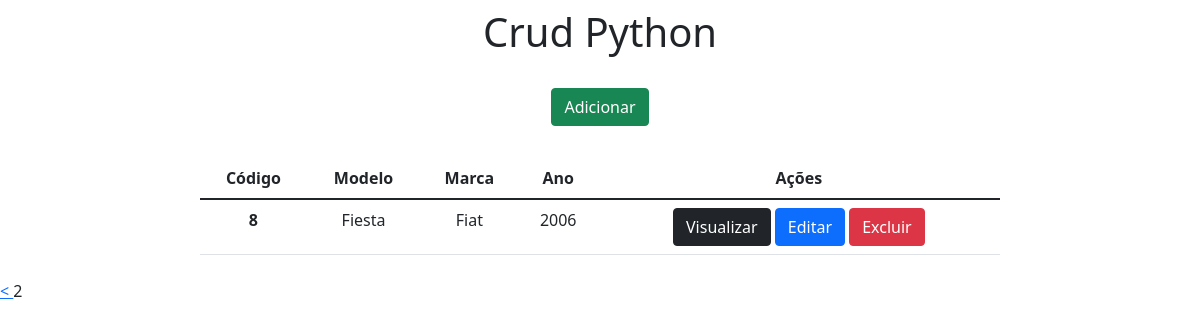
Page /?page=2 on the earlier database version.
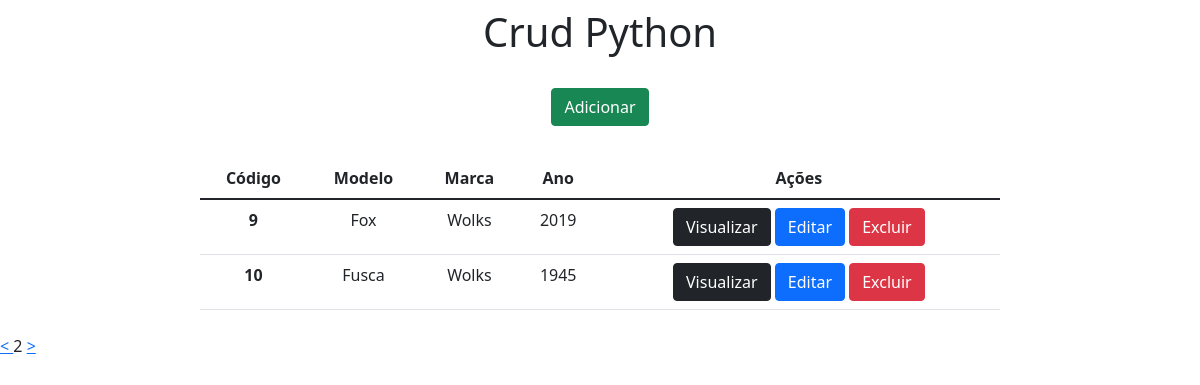
Same page on the later database version.
### app/models.py (models this page shows)
class Carros(models.Model):
    modelo = models.CharField(max_length=150)
    marca = models.CharField(max_length=100)
    ano = models.IntegerField()

### app/views.py (the view)
# urls.py: 2. Add a URL to urlpatterns:  path('', views.home, name='home')
def home(request):
    data = {}
    all = Carros.objects.all()
    paginator = Paginator(all, 2)
    pages = request.GET.get('page')
    data['db'] = paginator.get_page(pages)
    return render(request, 'index.html', data)

### app/templates/index.html (shortened to what this page needs)
<!DOCTYPE html>
<html lang="pt-br">
<head>
    <link href="https://cdn.jsdelivr.net/npm/bootstrap@5.1.1/dist/css/bootstrap.min.css" rel="stylesheet">
</head>
<body>
    <div class="col-8 m-auto pt-2 pb-2 text-center">
        <h1>Crud Python</h1>
    </div>
     <div class="col-8 m-auto pt-3 pb-2 text-center">
        <a href="/form" class="btn btn-success">Adicionar</a>
    </div>
     <div class="col-8 m-auto pt-4 pb-2 text-center">
        <table class="table">
            <thead class="thead-dark">
                <tr>
                  <th scope="col">Código</th>
                  <th scope="col">Modelo</th>
                  <th scope="col">Marca</th>
                  <th scope="col">Ano</th>
                  <th scope="col">Ações</th>
                </tr>
            </thead>
              <tbody>
              {%for dbs in db%}
               <tr>
                  <th> {{dbs.id}}</th>
                  <td>{{dbs.modelo}}</td>
                  <td>{{dbs.marca}}</td>
                  <td>{{dbs.ano}}</td>
                  <td>
                    <a href="/view/{{dbs.id}}" class=" btn btn-dark">Visualizar</a>
                    <a href="/edit/{{dbs.id}}" class=" btn btn-primary">Editar</a>
                    <a href="/delete/{{dbs.id}}" class=" btn btn-danger btnDel">Excluir</a>
                  </td>
                </tr>
              {%endfor %}
            </table>
    </div>
    <div class="'pagination">
        {% if db.has_previous %}
        <a href="?page={{db.previous_page_number}}"> < </a>
        {% endif %}
        {{db.number}}
         {% if db.has_next %}
        <a href="?page={{db.next_page_number}}"> > </a>
        {% endif %}
    </div>
    {% load static %}
</body>
</html>

Differences in the rows shown:
no longer on this page (row unchanged): Carros: id "8", modelo "Fiesta", marca "Fiat", ano "2006"
added Carros: id "9", modelo "Fox", marca "Wolks", ano "2019"
added Carros: id "10", modelo "Fusca", marca "Wolks", ano "1945"
